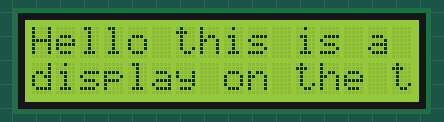
Simulated run of this sketch. Board: Arduino Uno, built with avr-gcc and run on an emulated ATmega328P. Shown: 16×2 character LCD.

Above: at 0.2 s.
At 2.72 s:
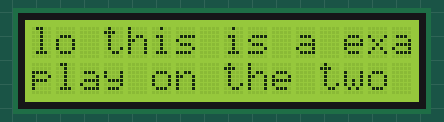
At 3.97 s:
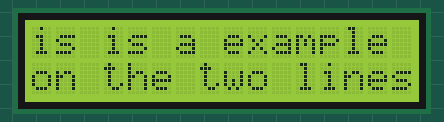
At 5.22 s:
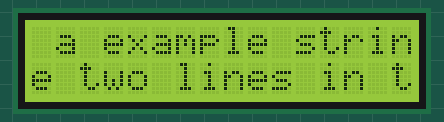
At 7.72 s:
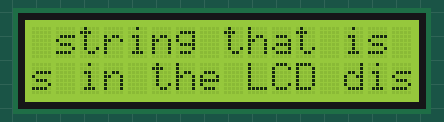
At 10.4 s:
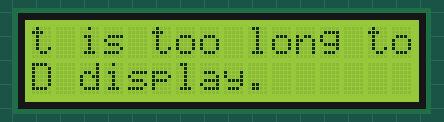

The sketch:

test_i2c_LCD_rotate.ino
```cpp
//
// LCD constants
//
#define LCD_ROWS (2)
#define LCD_COLS (16)
// ==========================================================================================
//
// Include Wire Library for I2C
//
#include <Wire.h>
//
// Include NewLiquidCrystal Library for I2C
//
#include <LiquidCrystal_I2C.h>
//
// Define LCD pinout
//
const int en = 2, rw = 1, rs = 0, d4 = 4, d5 = 5, d6 = 6, d7 = 7, bl = 3;
//
// Define I2C Address - change if reqiuired
//
const int i2c_addr = 0x27;
LiquidCrystal_I2C lcd(i2c_addr, en, rw, rs, d4, d5, d6, d7, bl, POSITIVE);

#define EXAMPLE_STRING (String("Hello this is a example string that is too long to display on the two lines in the LCD display."))
#define ROTATE_TIME (250)
#define LCD_ROTATE_START_TIME (2000)
#define LCD_ROTATE_END_TIME   (2000)
#define LCD_COLS (16)

class LCDModule{

public:

	unsigned int last_update_millis;

    LCDModule(){
		this->last_update_millis = millis();
    }

    void print_string(String string){
        String lcd_strings[LCD_ROWS];
        short row = 0;

        int string_index = 0;
        String word = "";

        while(string[string_index] != '\0'){

            if(string[string_index] == ' '){
                if(word.length() + lcd_strings[row].length() > LCD_COLS){
                    row++;
                }
                lcd_strings[row] += word;
                if(lcd_strings[row].length() + 1 <= LCD_COLS){
                    lcd_strings[row] += " ";
                }
                word = "";
            }else{
                word += string[string_index];
            }

            string_index++;
        }
        if(word.length() + lcd_strings[row].length() > LCD_COLS){
            row++;
        }
        lcd_strings[row] += word;


        lcd.clear();
        lcd.setCursor(0, 0);
        lcd.print(lcd_strings[0]);
        lcd.setCursor(0, 1);
        lcd.print(lcd_strings[1]);
    }

    void reset(){
        lcd.clear();
        lcd.setCursor(0, 0);
    }

    String rotate_text_top;
    String rotate_text_bot;
    int max_rotate_index;
    int last_rotate_index;

    void configure_rotate_text(String string){
        string.trim();
        int string_length = string.length();

        this->rotate_text_top = "";
        this->rotate_text_bot = "";

        int string_index = 0;
        // Fill out the first string
        for(;    string_index < string_length;  string_index++){
            if(string[string_index] == ' ' && this->rotate_text_top.length() > string_length / 2){
                string_index++;
                break;
            }
            this->rotate_text_top += string[string_index];
        }

        // Fill out the second string
        for(;   string_index < string_length;   string_index++){
            this->rotate_text_bot += string[string_index];
        }

        last_rotate_index = 0;
        max_rotate_index = ((this->rotate_text_top.length() > this->rotate_text_bot.length()) ? this->rotate_text_top.length() : this->rotate_text_bot.length()) - LCD_COLS;
    }

	void print_string_rotate(unsigned long current_millis, unsigned int rotate_time){
        // First time the string is printed
        // Print the string with no problems
        if(this->last_rotate_index == 0){
            this->print_string_rotate_inner();
            this->last_rotate_index++;
            this->last_update_millis = current_millis;
        // If the string was printed for the first time (next index is 1), wait for
        // LCD_ROTATE_START_TIME
        }else if(this->last_rotate_index == 1 && current_millis - this->last_update_millis < LCD_ROTATE_START_TIME){
            return;
        // If the string index is more than max rotate index, then you printed the whole string
        }else if(this->last_rotate_index > this->max_rotate_index){
            if(current_millis - this->last_update_millis < LCD_ROTATE_END_TIME){
                return;
            }else{
                this->last_rotate_index = 0;
                this->last_update_millis = current_millis;
            }
        // If all of this passes, print the string if enough time passed and increase last rotate index regardless
        }else if(current_millis - this->last_update_millis >= rotate_time){
            this->print_string_rotate_inner();
            this->last_rotate_index++;
            this->last_update_millis = current_millis;
        }
	}

    void print_string_rotate_inner(){
        lcd.clear();
        lcd.setCursor(0, 0);
        // Configure last index of first string
        int substring_end_index = this->last_rotate_index + LCD_COLS;
        if(substring_end_index > this->rotate_text_top.length()){
            substring_end_index = this->rotate_text_top.length();
        }
        lcd.print(this->rotate_text_top.substring(this->last_rotate_index, substring_end_index));

        lcd.setCursor(0, 1);
        substring_end_index = this->last_rotate_index + LCD_COLS;
        if(substring_end_index > this->rotate_text_bot.length()){
            substring_end_index = this->rotate_text_bot.length();
        }
        lcd.print(this->rotate_text_bot.substring(this->last_rotate_index, substring_end_index));
    }
};

void setup()
{
    Serial.begin(9600);
	// SETUP LCD
	// Set display type as 16 char, 2 rows
	lcd.begin(LCD_COLS, LCD_ROWS);
	// Print on first row
	lcd.setCursor(0, 0);
	lcd.clear();
}


LCDModule lcd_module;

#define SS_START_STATE (100)
#define S_START_STATE  (101)

int state = SS_START_STATE;

void loop()
{
	unsigned long current_millis = millis();
	if(SS_START_STATE == state){
        lcd_module.configure_rotate_text(EXAMPLE_STRING);
		lcd_module.print_string_rotate(current_millis, ROTATE_TIME);
		state = S_START_STATE;
	}
	else if(S_START_STATE == state){
		lcd_module.print_string_rotate(current_millis, ROTATE_TIME);
	}
}
```

Measured:
- by itself, everything shown: repeats every 12.3 s, in 35 steps
- what the display in image 5 shows lasts 2.1 s, from 10.3 s to 12.4 s
